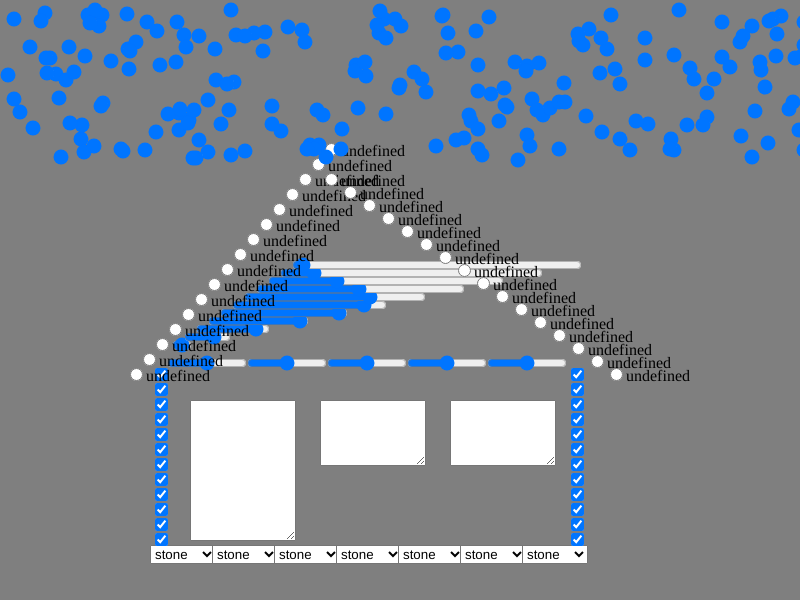
Frame 1 (no input)
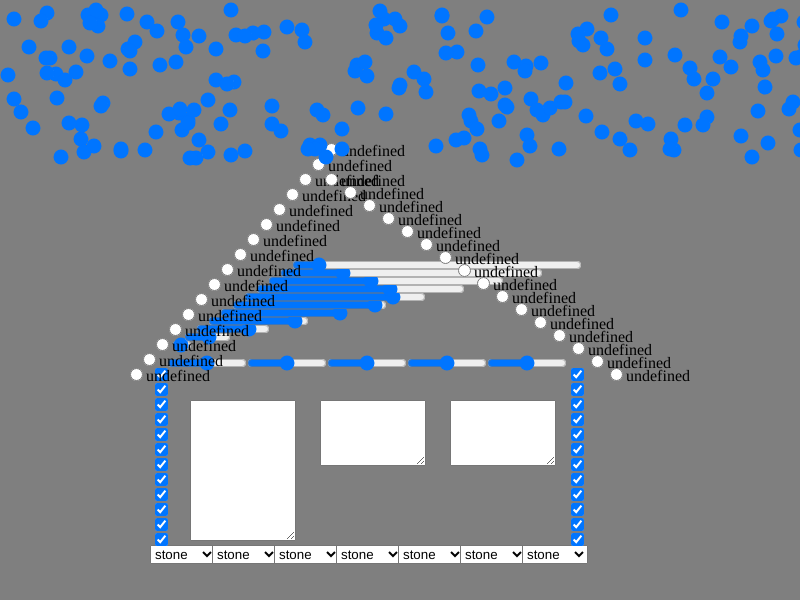
Frame 60 (no input)
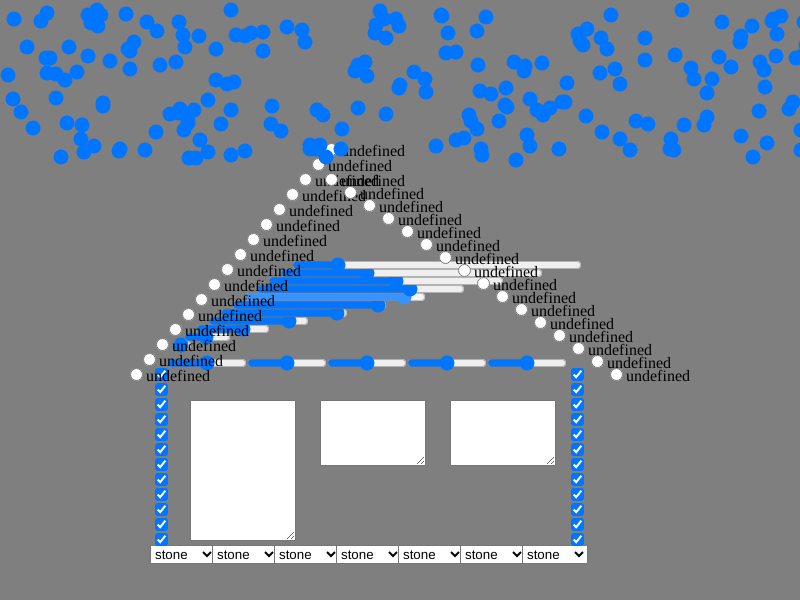
Frame 120 (the mouse pressed at the canvas centre since frame 60)

The p5.js sketch that drew these frames (run headless with seeded random() and noise() and a simulated clock; from frame 60 on, the mouse is pressed at the canvas centre):

// p5.js sketch
// ── sketch.js
    //Select array used for the house foundation
var houseSelect = ["stone","planks","cement","gravel","water","iron","marble"];

    //Walls checkboxes
var cbox1;

    //Ceiling slider
var ceilsliders = [];

    //Rotated ceiling sliders
var rSliders = [];

    //Roof 'radio' buttons
var roofradio = [];

    //Cloud sliders array 
var cloudsliders = [];
var angle = 0;

function setup() {
createCanvas(800,600);
    
    //House foundation, made of select boxes
for (var i = 0; i < houseSelect.length; i++) { //Loop of select boxes: 7, because 7 options.
    
    var posx = i * 62 + 150;            //X positioning
    var posy = height/1.1;              //Y positioning
    
    //House foundation. I really wanted to make all these options in one line but I couldn't manage to do it.
    houseSelect[i] = createSelect();    //Creating selectboxes
    houseSelect[i].position(posx,posy); //Position of the select boxes
    houseSelect[i].option('stone');     //Simple text options
    houseSelect[i].option('planks');
    houseSelect[i].option('cement');
    houseSelect[i].option('gravel');
    houseSelect[i].option('water');
    houseSelect[i].option('iron');
    houseSelect[i].option('marble');
 //   houseSelect[i].changed(mySelectEvent); Didn't make it in time to implement such thing
}
    
    //Left walls, made of checkboxes
for (var i = 0; i < 12; i++) {              //for loop creating 14 checkboxes as left walls
    
    var posx = width/5.3;                   //Left walls X position
    var posy = i*15+365;                    //Left walls Y position
    
    cbox1 = createCheckbox('', true);       //Creates checkedboxes
    cbox1.position(posx, posy);      //Positioning and moving the boxes ontop of each other
}
    
    //Right walls, also checkboxes
for (var i = 0; i < 12; i++) {              //for loop creating 14 checkboxes as right walls
    
    var posx = width/1.41;                  //Right walls X position
    var posy = i*15+365;                    //Right walls Y position
    
    cbox1 = createCheckbox('', true);       //Creates checkedboxes
    cbox1.position(posx, posy);      //Positioning and moving the boxes ontop of each other
}
    //Ceiling sliders (BOTTOM)
for (var i = 0; i < 5; i++) {               //for loop creating 5 sliders as ceiling
    
    var posx = i*80+165;                    //Ceilingsliders X position
    var posy = height/1.7;                  //Ceilingsliders Y position
    
    ceilsliders[i] = createSlider(0,255,127);   //Creates ceilingslider
    ceilsliders[i].position(posx, posy);        //Sets position of sliders
    ceilsliders[i].size(80);                    //Size of ceilingsliders
    }
    ceilsliders[0].input(adjustCeilSliders);    //Adjust ceilingsliders further below
    
    //Rotated ceiling/roof sliders
for (var i = 0; i < 11; i++) { //Loops 11 sliders in the roof
    
    var posx = i*12+170;        //Sets the position and angle of rotation on the sliders
    var posy = i*-8+335;        //Sets the position and angle of rotation on the sliders
    var sliderSize = i*27+20    //Size of sliders, trying to scale with the frame of the roof
    
    rSliders[i] = createSlider(0,255,128); //Creates roofslider
    rSliders[i].position(posx, posy);      //Sets position
    rSliders[i].size(sliderSize);          //Sets size of roofsliders
    rSliders[i].style('rotate', 34.3);     //Rotates roofsliders
}
    
    //Roof of 'radio' buttons - leftside
for (var i = 0; i < 16; i++) {  //Loops the radio button (16 buttons)
    
    var posx = i*-13+320;       //Sort out the position and angle of the radio button loop
    var posy = i*15+140;        //Sort out the position and angle of the radio button loop
    
    roofradio[i] = createRadio();  //Creates the radio button
    roofradio[i].option();         //Creates the radio button
    roofradio[i].position(posx,posy);   //Set position
}
    //Roof made of 'radio' buttons - rightside
for (var i = 0; i < 16; i++) {  //Loops the radio button (16 buttons)
    
    var posx = i*19+320;        //Sort out the position and angle of the radio button loop
    var posy = i*13+170;        //Sort out the position and angle of the radio button loop
    
    roofradio[i] = createRadio();  //Creates the radio button
    roofradio[i].option();         //Creates the radio button
    roofradio[i].position(posx,posy);  //Set position
}
    
    //Windows and doors are required in a nice house.
var window = createElement('textArea');
    window.position(320,400);
    window.size(100,60);
    
var window1 = createElement('textArea');
    window1.position(450,400);
    window1.size(100,60);
    
var door = createElement('textArea');
    door.position(190,400);
    door.size(100,135);
   
    //"Cloud" sliders, following random position set in an upper position of the canvas
for (var i = 0; i < 200; i++) {
        
    var posx = random(0, width);                 //Positioning
    var posy = random(0, height/4);              //Positioning
    var csize = random(8,15);
    
    cloudsliders[i] = createSlider(0,100,50);    //Creating sliders
    cloudsliders[i].position(posx,posy);         //Positioning - random - trying to make a "cloud" of tiny zombie-sliders
    cloudsliders[i].size(csize);                    //Sliders size (Very small in this case)
    }
}

    //Adjust the ceiling sliders in relation to the first one in the array.
function adjustCeilSliders() {
    for (var i = 1; i < ceilsliders.length; i++) {
        ceilsliders[i].value(ceilsliders[0].value());
    }
}

    //Select event in relation to the house foundation - didn't get to implement anything in time but left it here
/* function mySelectEvent() {
    var item = houseSelect[i].value();
} */

function draw() {
    
    //Ceiling sliders control background RGB (3rd, 4th and 5th slider). 1st slider implicitly controls black/white level by controlling all sliders.
    var ceilvalr = ceilsliders[2].value();
    var ceilvalg = ceilsliders[3].value();
    var ceilvalb = ceilsliders[4].value();
        background(ceilvalr,ceilvalg,ceilvalb);
    
    //Roofsliders dance
    var rooffset = 0;
    for (var i = 0; i < rSliders.length; i++) {
        var x = map(sin(angle+rooffset), -1, 1, 0, 255);
        rSliders[i].value(x);
        rooffset += 0.45;
    }
    angle += 0.001;
    
    //Offset created in relation to the cloudsliders, making them zombie-sliders.
    var offset = 0;
    
    for (var i = 0; i < cloudsliders.length; i++) {
        var x = map(sin(angle+offset), -1, 1, 0, 255);
        cloudsliders[i].value(x);
        offset += 0.515;
    }
    angle += 0.1;
}
